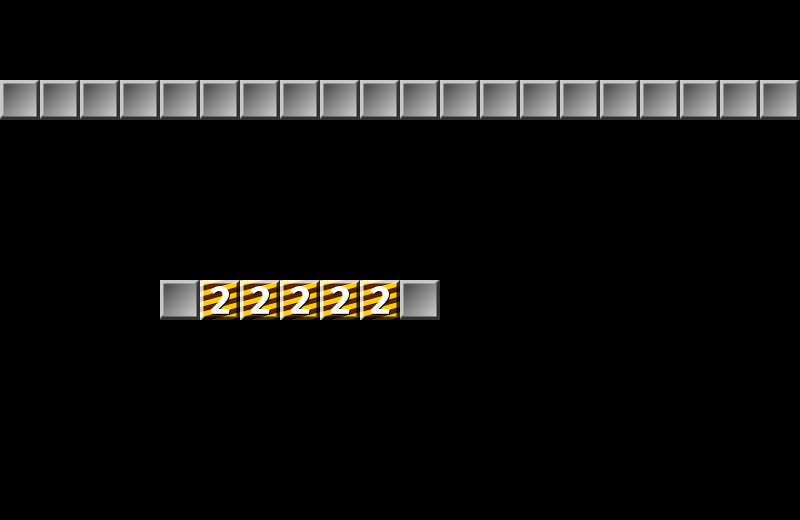

Below is a game level as drawn by its tile map, then a one-line description and the .tmx file that defines it, in full:
An orthogonal 20x13 tile map with 40x40 px tiles, 2 tile layers (bricks, header), 2 tilesets and 2 objects (target, player).

<map version="1.0" orientation="orthogonal" renderorder="right-down" width="20" height="13" tilewidth="40" tileheight="40" nextobjectid="8">
 <tileset firstgid="1" name="tiles" tilewidth="40" tileheight="40" tilecount="9" columns="7">
  <image source="../bricks/tiles.png" width="280" height="40" />
 </tileset>
 <tileset firstgid="10" name="Single sprites" tilewidth="40" tileheight="40" tilecount="1" columns="0">
  <tile id="0">
   <image width="40" height="40" source="../bricks/002_player-40.png" />
  </tile>
 </tileset>
 <layer name="bricks" width="20" height="13">
  <data encoding="csv">
0,0,0,0,0,0,0,0,0,0,0,0,0,0,0,0,0,0,0,0,
0,0,0,0,0,0,0,0,0,0,0,0,0,0,0,0,0,0,0,0,
0,0,0,0,0,0,0,0,0,0,0,0,0,0,0,0,0,0,0,0,
0,0,0,0,0,0,0,0,0,0,0,0,0,0,0,0,0,0,0,0,
0,0,0,0,0,0,0,0,0,0,0,0,0,0,0,0,0,0,0,0,
0,0,0,0,0,0,0,0,0,0,0,0,0,0,0,0,0,0,0,0,
0,0,0,0,0,0,0,0,0,0,0,0,0,0,0,0,0,0,0,0,
0,0,0,0,1,4,4,4,4,4,1,0,0,0,0,0,0,0,0,0,
0,0,0,0,0,0,0,0,0,0,0,0,0,0,0,0,0,0,0,0,
0,0,0,0,0,0,0,0,0,0,0,0,0,0,0,0,0,0,0,0,
0,0,0,0,0,0,0,0,0,0,0,0,0,0,0,0,0,0,0,0,
0,0,0,0,0,0,0,0,0,0,0,0,0,0,0,0,0,0,0,0,
0,0,0,0,0,0,0,0,0,0,0,0,0,0,0,0,0,0,0,0
</data>
 </layer>
 <layer name="header" width="20" height="13">
  <data encoding="csv">
0,0,0,0,0,0,0,0,0,0,0,0,0,0,0,0,0,0,0,0,
0,0,0,0,0,0,0,0,0,0,0,0,0,0,0,0,0,0,0,0,
1,1,1,1,1,1,1,1,1,1,1,1,1,1,1,1,1,1,1,1,
0,0,0,0,0,0,0,0,0,0,0,0,0,0,0,0,0,0,0,0,
0,0,0,0,0,0,0,0,0,0,0,0,0,0,0,0,0,0,0,0,
0,0,0,0,0,0,0,0,0,0,0,0,0,0,0,0,0,0,0,0,
0,0,0,0,0,0,0,0,0,0,0,0,0,0,0,0,0,0,0,0,
0,0,0,0,0,0,0,0,0,0,0,0,0,0,0,0,0,0,0,0,
0,0,0,0,0,0,0,0,0,0,0,0,0,0,0,0,0,0,0,0,
0,0,0,0,0,0,0,0,0,0,0,0,0,0,0,0,0,0,0,0,
0,0,0,0,0,0,0,0,0,0,0,0,0,0,0,0,0,0,0,0,
0,0,0,0,0,0,0,0,0,0,0,0,0,0,0,0,0,0,0,0,
0,0,0,0,0,0,0,0,0,0,0,0,0,0,0,0,0,0,0,0
</data>
 </layer>
 <objectgroup name="sprites">
  <object id="6" name="target" gid="5" x="400" y="320" width="40" height="40" />
  <object id="7" name="player" gid="10" x="160" y="320" width="40" height="40" />
 </objectgroup>
</map>
